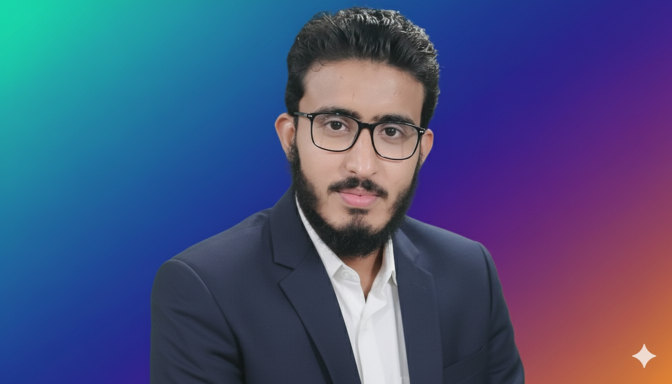
#> input picture attendance_system/media/profiles/full_profile_pic.png, 1344 x 768 px (shown at 1/2 size)
$ python -i utils.py   (imports and definitions only)   (older library calls are emulated)
#> lines starting #> are read from the running program, lines starting #| are printed output that depends on the picture
#> further down, picture is the input picture: shape (768, 1344, 3); mean B, G, R 123.4, 81.9, 70.3
"""Utility functions for image processing."""
import logging
from io import BytesIO
from typing import Tuple, Optional, Dict

# Conditional imports for optional dependencies
try:
    import cv2
    HAS_CV2 = True
except ImportError:
    cv2 = None
    HAS_CV2 = False

try:
    import numpy as np
    HAS_NUMPY = True
except ImportError:
    np = None
    HAS_NUMPY = False

try:
    from PIL import Image
except ImportError:
    Image = None

logger = logging.getLogger(__name__)


class FaceQualityChecker:
    """Utility class for checking face image quality with environment adaptation."""

    # Base quality thresholds - Further reduced for better success rates
    MIN_BLUR_THRESHOLD = 2.5  # Further reduced from 3.0
    MIN_BRIGHTNESS = 15  # Further reduced from 20
    MAX_BRIGHTNESS = 250  # Further increased from 245
    MIN_FACE_SIZE = (40, 40)  # Further reduced from (48, 48)
    MAX_FACE_SIZE = (1200, 1200)  # Further increased from (1000, 1000)

    # Environment-adaptive thresholds
    INDOOR_BLUR_MIN = 1.5  # Very lenient for indoor/artificial lighting
    OUTDOOR_BLUR_MIN = 2.0  # Slightly less lenient for outdoor/natural lighting
    LOW_LIGHT_THRESHOLD = (10, 255)  # Very wide range for low light
    HIGH_CONTRAST_THRESHOLD = (5, 255)  # Maximum range for high contrast scenes

    # [269 lines left out: functions detect_environment, check_blur, check_brightness, check_face_size, check_all, not called in this run]

    @staticmethod
    def enhance_image(image):
        """Enhance image quality for better face recognition.

        Args:
            image: Input image in OpenCV format

        Returns:
            Enhanced image
        """
        if not HAS_CV2:
            return image

        try:
            enhanced = image.copy()

            # Apply CLAHE (Contrast Limited Adaptive Histogram Equalization)
            if len(enhanced.shape) == 3:
                # Convert to LAB color space
                lab = cv2.cvtColor(enhanced, cv2.COLOR_BGR2LAB)
#> lab: shape (768, 1344, 3); mean of channels 0, 1, 2 94, 139.7, 105.4
                l, a, b = cv2.split(lab)
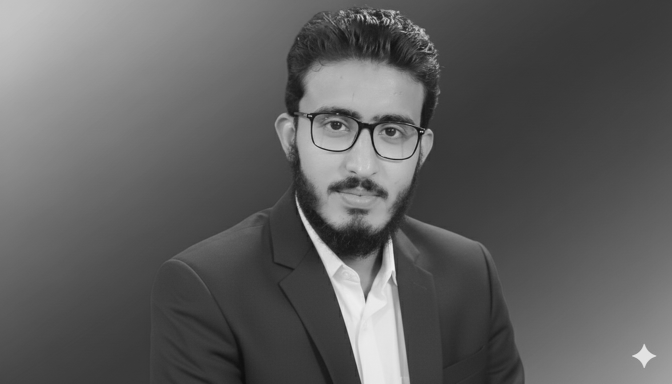
#> l: shape (768, 1344) (shown at 1/2 size); min 11, max 243, mean 94
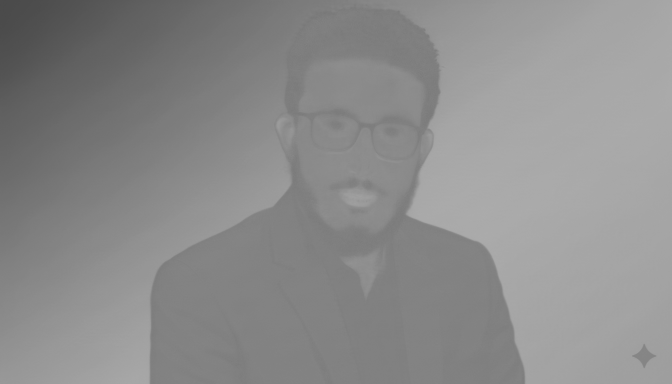
#> a: shape (768, 1344) (shown at 1/2 size); min 74, max 172, mean 139.7
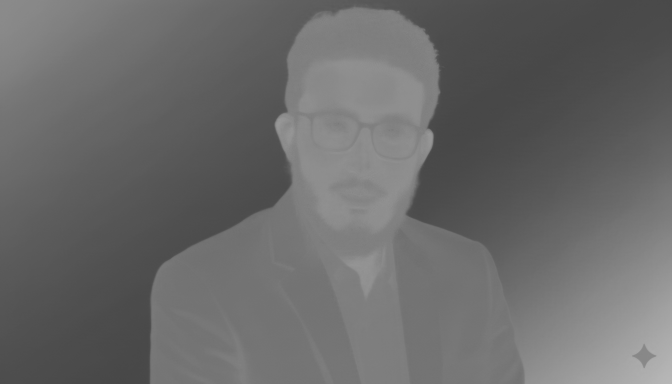
#> b: shape (768, 1344) (shown at 1/2 size); min 70, max 184, mean 105.4

                # Apply CLAHE to L channel
                clahe = cv2.createCLAHE(clipLimit=3.0, tileGridSize=(8,8))
                l = clahe.apply(l)
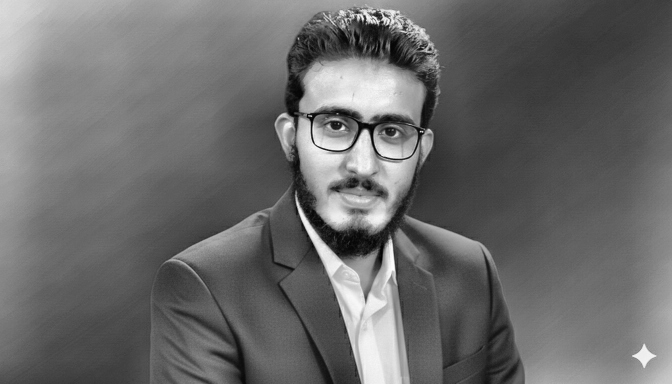
#> l: shape (768, 1344) (shown at 1/2 size); min 2, max 253, mean 106.1

                # Merge and convert back
                enhanced = cv2.merge([l, a, b])
#> enhanced: shape (768, 1344, 3); mean of channels 0, 1, 2 106.1, 139.7, 105.4
                enhanced = cv2.cvtColor(enhanced, cv2.COLOR_LAB2BGR)
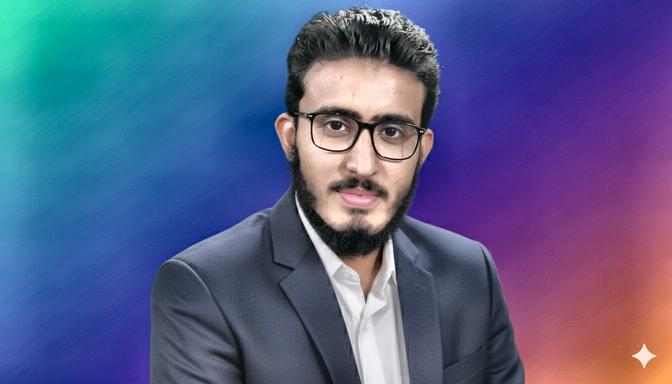
#> enhanced: shape (768, 1344, 3) (shown at 1/2 size); mean B, G, R 135.6, 93.4, 83.5
            else:
                # Apply CLAHE to grayscale
                clahe = cv2.createCLAHE(clipLimit=3.0, tileGridSize=(8,8))
                enhanced = clahe.apply(enhanced)

            # Apply slight Gaussian blur to reduce noise
            enhanced = cv2.GaussianBlur(enhanced, (3, 3), 0.5)

            # Gamma correction for better exposure
            gamma = 1.2
            enhanced = np.power(enhanced / 255.0, 1.0 / gamma)
            enhanced = (enhanced * 255).astype(np.uint8)

            return enhanced

        except Exception as e:
            logger.error(f"Error enhancing image: {e}")
            return image


class ImageProcessor:
    """Utility class for image processing."""

    # [26 lines left out: functions convert_pil_to_cv2, convert_cv2_to_pil, convert_image_bytes_to_cv2, not called in this run]


class DataAugmentation:
    """Data augmentation utilities for face images."""

    # [67 lines left out: functions rotate_image, adjust_brightness, add_noise, generate_augmentations, not called in this run]

>>> import cv2
>>> picture = cv2.imread('../../../media/profiles/full_profile_pic.png')
>>> result = FaceQualityChecker().enhance_image(picture)
